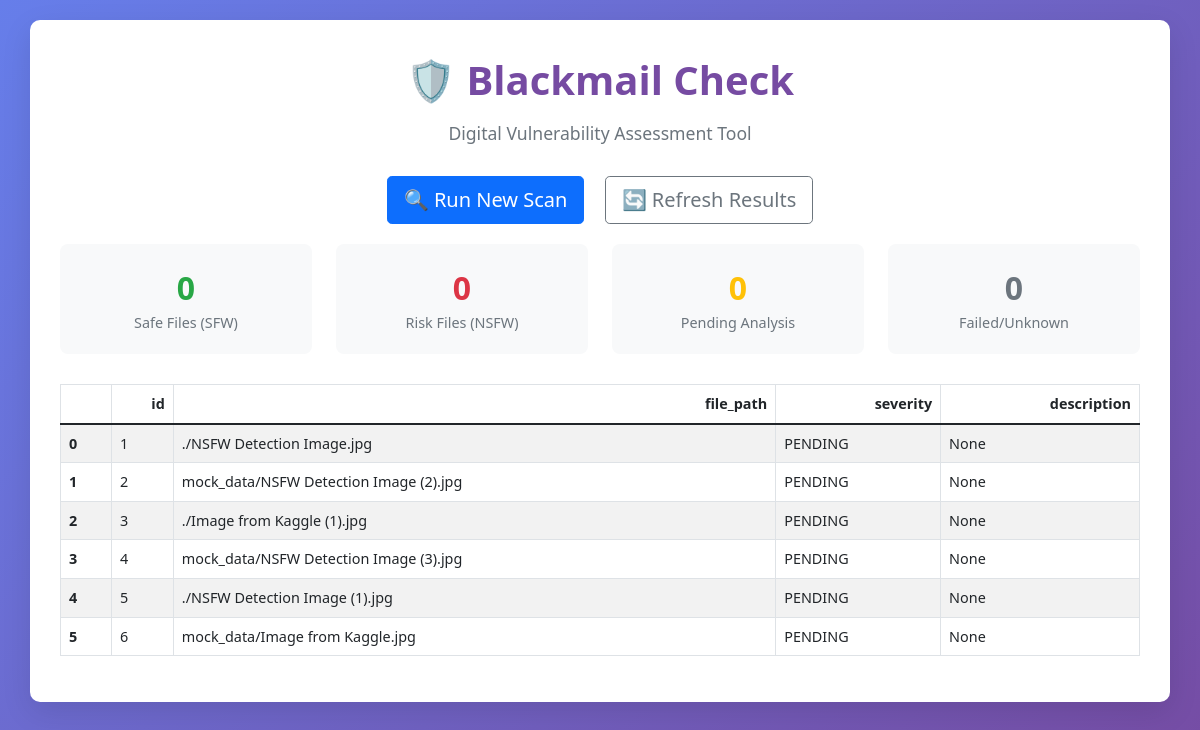
/, run on an earlier commit of the app's database.
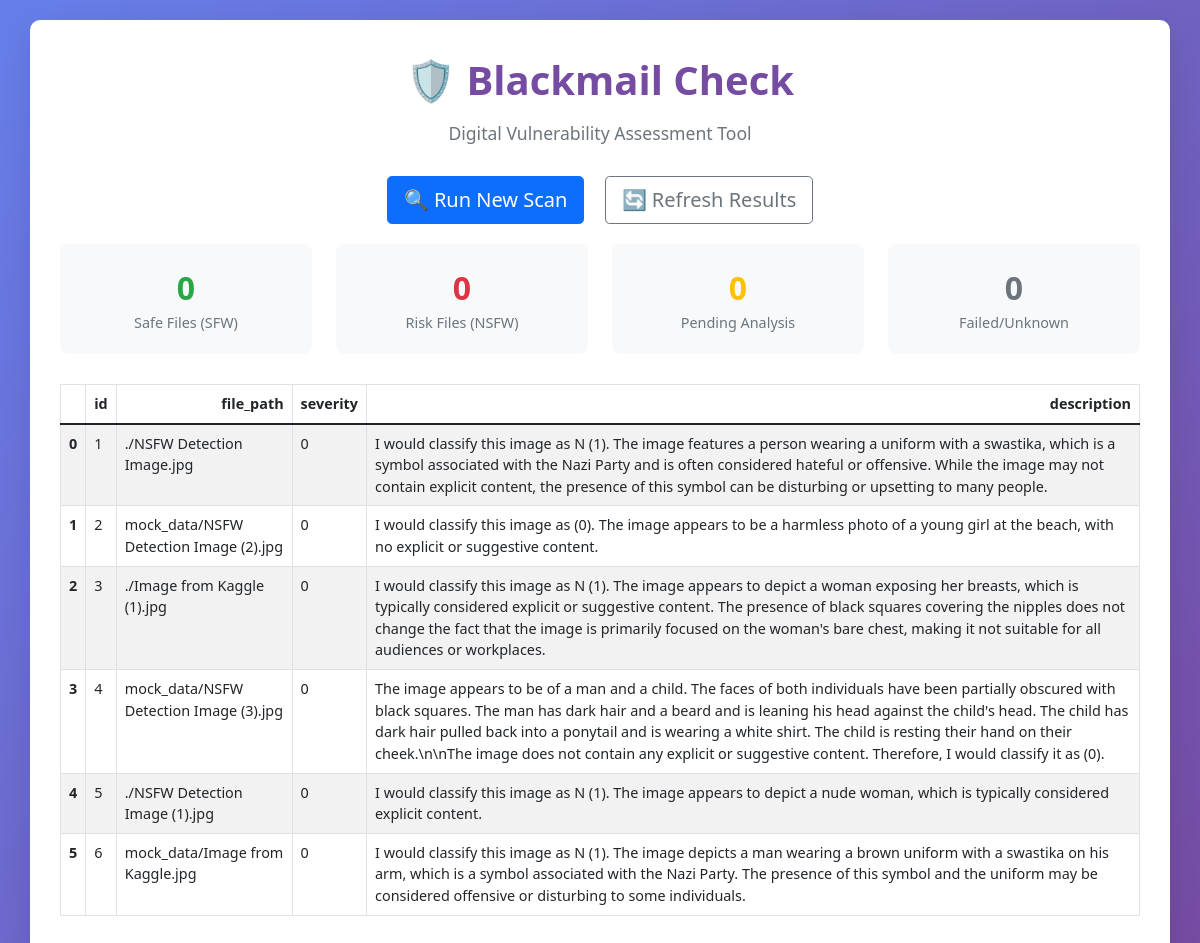
And on a later commit of the database.
### tables this page shows
CREATE TABLE master_table (
            id INTEGER PRIMARY KEY,
            file_path TEXT NOT NULL UNIQUE,
            severity TEXT DEFAULT 'PENDING',
            description TEXT
        );

### blackmail_file_scanner_frontend.py (the view)
@app.route('/')
def index():
    return display()

### blackmail_file_scanner_frontend.py (called while the page is built)
def display():
    try:
        with sqlite3.connect('images.db') as connection:
            select_query = "SELECT * FROM master_table;"
            df = pd.read_sql_query(select_query, connection)
        if df.empty:
            return render_template('index.html', table_data="<p>No files found in database. Please add some files to the mock_data directory.</p>")
        df['severity'] = df['severity'].replace({
            0: 'SFW',
            1: 'NSFW',
            'PENDING': 'PENDING',
            'FAILED': 'FAILED',
            'UNKNOWN': 'UNKNOWN'
        })
        table_html = df.to_html(classes='table table-striped table-bordered', table_id='results-table', escape=False)
        return render_template('index.html', table_data=table_html)
    except Exception as e:
        return render_template('index.html', table_data=f"<p>Error loading data: {e}</p>")

### templates/index.html (shortened to what this page needs)
<!DOCTYPE html>
<html lang="en">
<head>
    <link href="https://cdn.jsdelivr.net/npm/bootstrap@5.1.3/dist/css/bootstrap.min.css" rel="stylesheet">
</head>
<body>
    <div class="container">
        <div class="header">
            <div class="logo">🛡️ Blackmail Check</div>
            <div class="subtitle">Digital Vulnerability Assessment Tool</div>
        </div>
        <div class="action-buttons">
            <a href="/scan" class="btn btn-primary btn-lg me-3">🔍 Run New Scan</a>
            <a href="/" class="btn btn-outline-secondary btn-lg">🔄 Refresh Results</a>
        </div>
        <div class="row stats-row">
            <div class="col-md-3">
                <div class="stat-card">
                    <div class="stat-number sfw" id="sfw-count">-</div>
                    <div class="stat-label">Safe Files (SFW)</div>
                </div>
            </div>
            <div class="col-md-3">
                <div class="stat-card">
                    <div class="stat-number nsfw" id="nsfw-count">-</div>
                    <div class="stat-label">Risk Files (NSFW)</div>
                </div>
            </div>
            <div class="col-md-3">
                <div class="stat-card">
                    <div class="stat-number pending" id="pending-count">-</div>
                    <div class="stat-label">Pending Analysis</div>
                </div>
            </div>
            <div class="col-md-3">
                <div class="stat-card">
                    <div class="stat-number failed" id="failed-count">-</div>
                    <div class="stat-label">Failed/Unknown</div>
                </div>
            </div>
        </div>
        <div class="table-responsive">
            {{ table_data|safe }}
        </div>
    </div>
</body>
</html>

### templates/index.html (style rules this page uses)
body { background: linear-gradient(135deg, #667eea 0%, #764ba2 100%); min-height: 100vh; }
.container { background: white; border-radius: 10px; box-shadow: 0 10px 30px rgba(0,0,0,0.1); margin-top: 20px; padding: 30px; }
.header { text-align: center; margin-bottom: 30px; }
.logo { font-size: 2.5rem; font-weight: bold; color: #764ba2; margin-bottom: 10px; }
.subtitle { color: #6c757d; font-size: 1.1rem; }
.stats-row { margin-bottom: 20px; }
.stat-card { background: #f8f9fa; border-radius: 8px; padding: 20px; text-align: center; margin-bottom: 10px; }
.stat-number { font-size: 2rem; font-weight: bold; }
.stat-label { color: #6c757d; font-size: 0.9rem; }
.sfw { color: #28a745; }
.nsfw { color: #dc3545; }
.pending { color: #ffc107; }
.failed { color: #6c757d; }
.action-buttons { text-align: center; margin: 20px 0; }
#results-table { font-size: 0.9rem; }

What changed in the data, as far as the page shows it:
changed master_table: description "…1 ./NSFW Detection Image.jpg PENDING None 1 2 mock_data/NSFW Detection Image (2).jpg PENDING None 2 3 ./Image from Kaggle (1).jpg PENDING None 3 4 mock_data/NSFW Detection Image (3).jpg PENDING None 4 5 ./NSFW Detection Image (1).jpg PENDING None 5 6 mock_data/Image from Kaggle.jpg PENDING None" → "…1 ./NSFW Detection Image.jpg 0 I would classify this image as N (1). The image features a person wearing a uniform with a swastika, which is a symbol associated with the Nazi Party and is often considered hateful or offensive. While the image may not contain explicit content, the presence of this symbol can be disturbing or upsetting to many people. 1 2 mock_data/NSFW Detection Image (2).jpg 0 I would classify this image as (0). The image appears to be a harmless photo of a young girl at the beach, with no explicit or suggestive content. 2 3 ./Image from Kaggle (1).jpg 0 I would classify this image as N (1). The image appears to depict a woman exposing her breasts, which is typically…"
